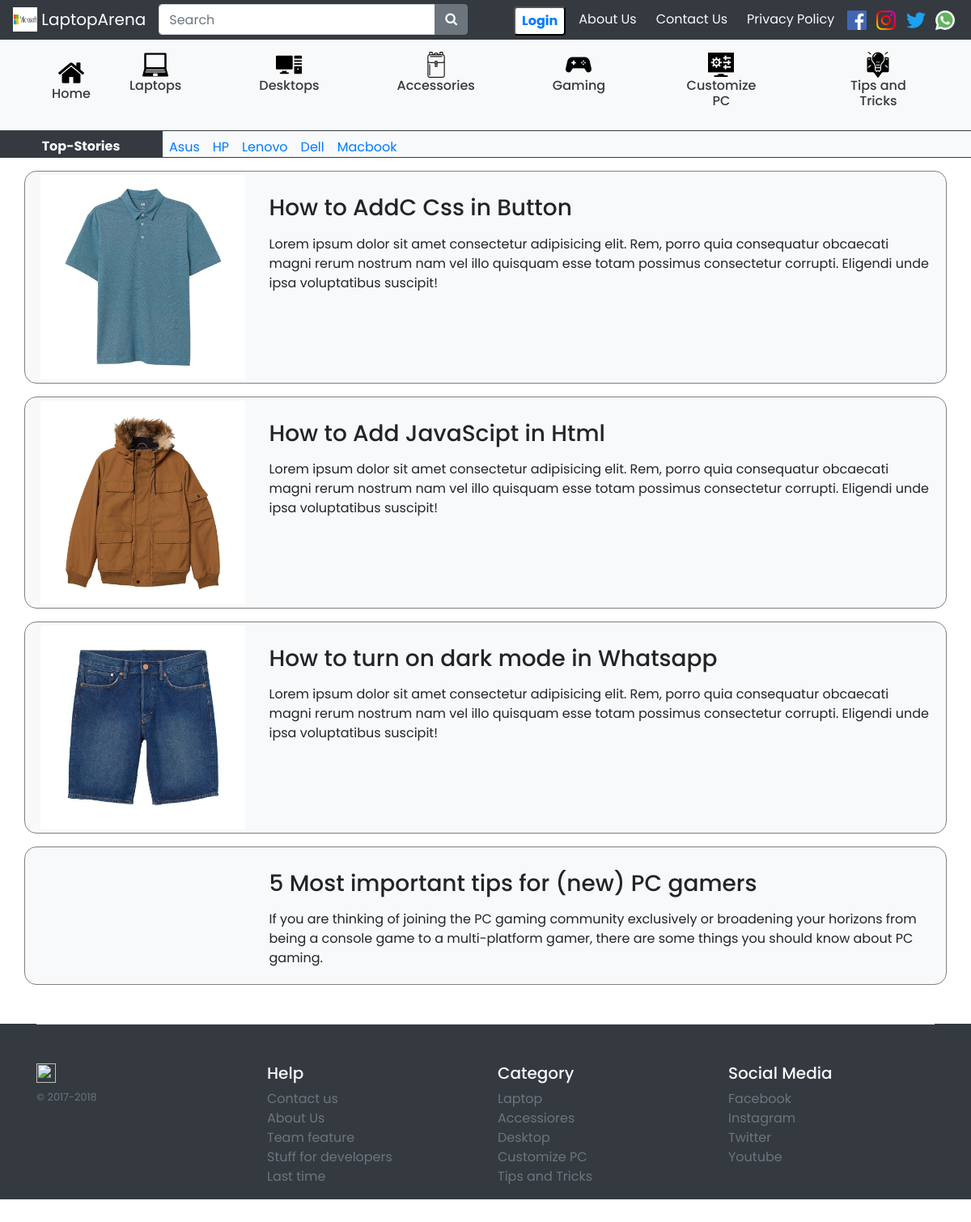
The page /tips.php on the database its author committed.
### tables this page shows
CREATE TABLE `tip_category` (
  `Tip_No` int(11) NOT NULL,
  `Title` text NOT NULL,
  `tip_desc_short` text NOT NULL,
  `Description` text NOT NULL,
  `Img_Link` text NOT NULL,
  `preview_Img_Link` text NOT NULL,
  `trending_status` text NOT NULL
);

### tips.php (the view, shortened to what this page needs)
<!DOCTYPE html>
<html lang="en">
<head>
    <link rel="stylesheet" href="https://stackpath.bootstrapcdn.com/bootstrap/4.5.2/css/bootstrap.min.css"
>
    <link rel="stylesheet" href="https://maxcdn.bootstrapcdn.com/font-awesome/4.7.0/css/font-awesome.min.css">
    <link rel="stylesheet" href="css/style.css">
    <link rel="stylesheet" href="css/tip.css">
</head>
<body>
    <?php
        include 'header.php';
        require 'utils/_dbconnect.php';
    ?>
    <div class="container">
    <?php
        $sql = "SELECT * FROM tip_category";
        $result = $conn->query($sql);
        if ($result->num_rows > 0) {
          while($row = $result->fetch_assoc()) {
            echo '<div class="row mt-3 tipCard" id="'.$row["Tip_No"].'" style="background-color: #F8F9FA;">
                <div class="col-md-3 col-sm-12"  style="background-color: #F8F9FA;">
                    <img src="img/items/'.$row["Img_Link"].'" class="img-fluid" alt="" height="50%">
                </div>
                <div class="col-md-9 col-sm-12 tipText"  style="background-color: #F8F9FA;">
                    <h3 class="bold mt-4">'.$row["Title"].'</h3>
                    <p class="mt-2">'.$row["tip_desc_short"].'</p>
                </div>
            </div>';
          }
        }
    ?>
    </div>
    <?php
        include 'footer.php';
    ?>
</body>
</html>

### css/style.css (style rules this page uses)
body { padding-top: 40px; font-family: 'Poppins', sans-serif; box-sizing: border-box; }

### css/tip.css (style rules this page uses)
.tipCard { border: 1px solid gray; border-radius: 15px; padding: 4px; }
.tipText { display: flex; flex-direction: column; }

### rows shown on the page
tip_category: Img_Link (picture), Title "How to AddC Css in Button", tip_desc_short "Lorem ipsum dolor sit amet consectetur adipisicing elit. Rem, porro quia consequatur obcaecati magni rerum nostrum nam vel illo quisquam esse totam possimus consectetur corrupti. Eligendi unde ipsa voluptatibus suscipit!"
tip_category: Img_Link (picture), Title "How to Add JavaScipt in Html", tip_desc_short "Lorem ipsum dolor sit amet consectetur adipisicing elit. Rem, porro quia consequatur obcaecati magni rerum nostrum nam vel illo quisquam esse totam possimus consectetur corrupti. Eligendi unde ipsa voluptatibus suscipit!"
tip_category: Img_Link (picture), Title "How to turn on dark mode in Whatsapp", tip_desc_short "Lorem ipsum dolor sit amet consectetur adipisicing elit. Rem, porro quia consequatur obcaecati magni rerum nostrum nam vel illo quisquam esse totam possimus consectetur corrupti. Eligendi unde ipsa voluptatibus suscipit!"
tip_category: Title "5 Most important tips for (new) PC gamers", tip_desc_short "If you are thinking of joining the PC gaming community exclusively or broadening your horizons from being a console game to a multi-platform gamer, there are some things you should know about PC gaming."
